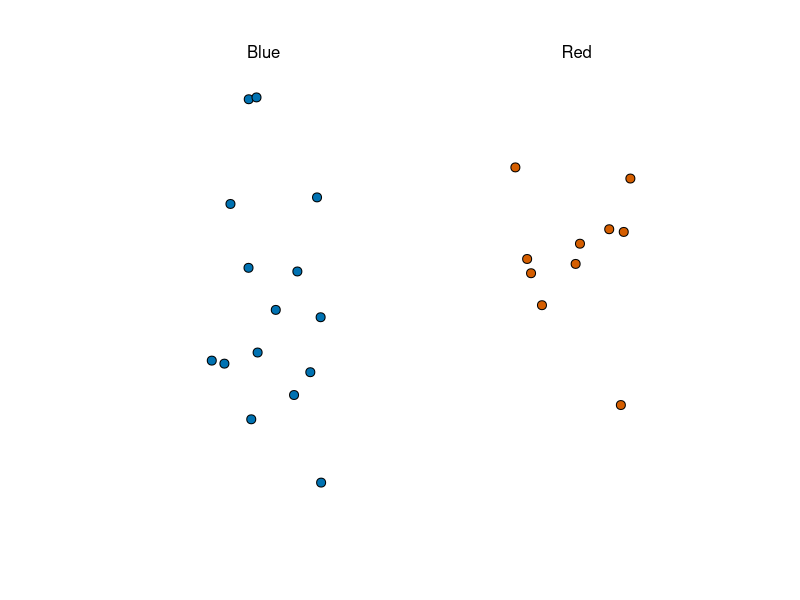
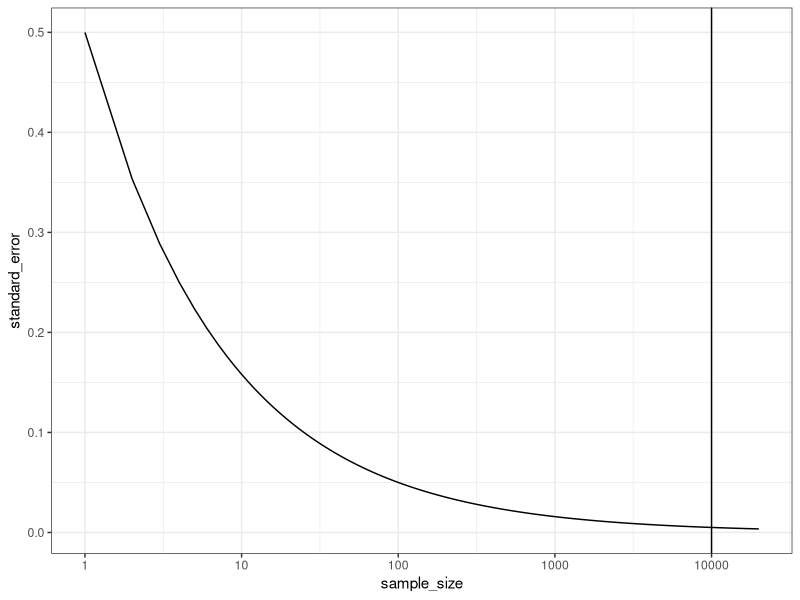
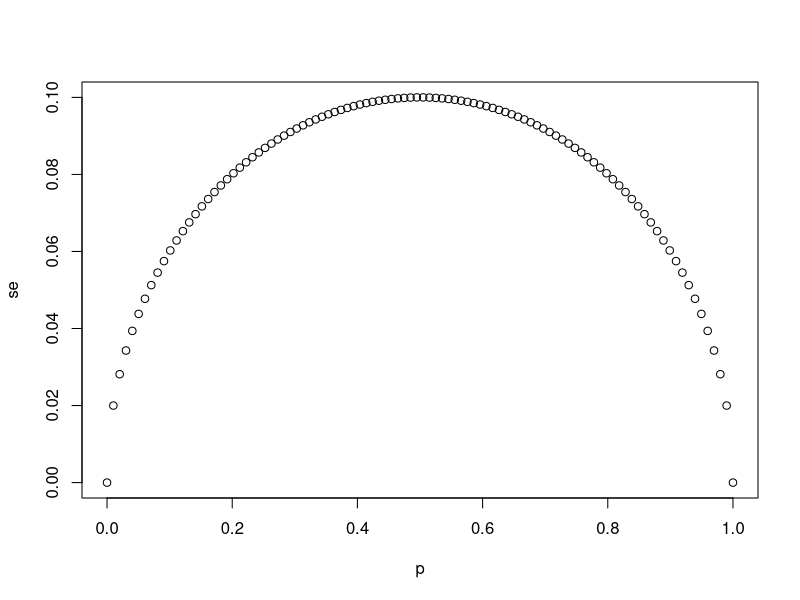
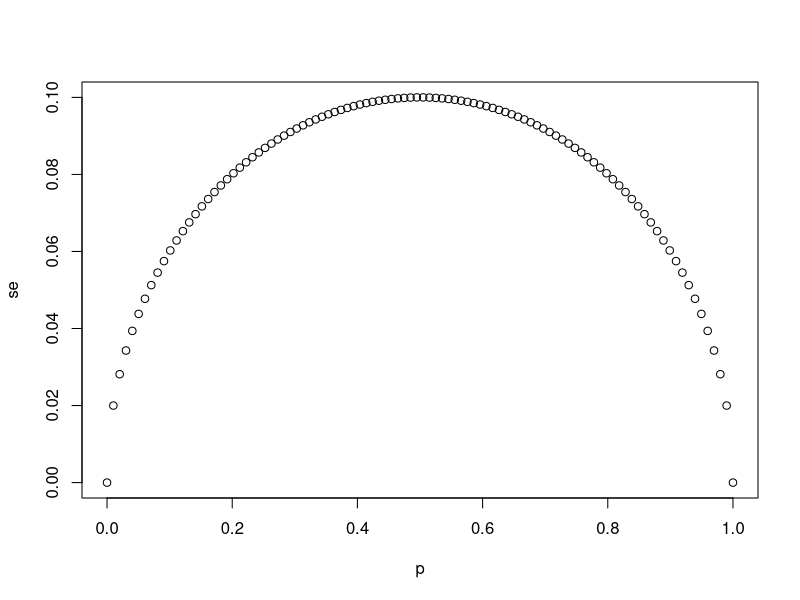
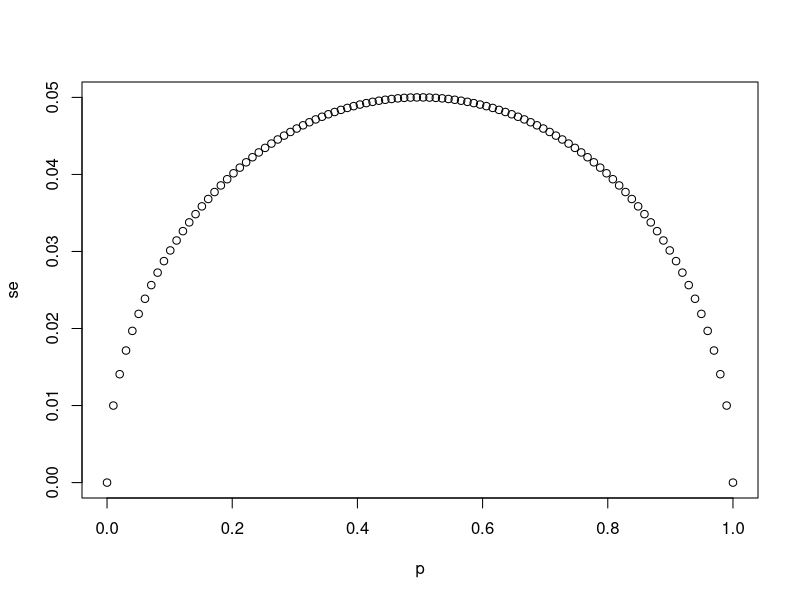
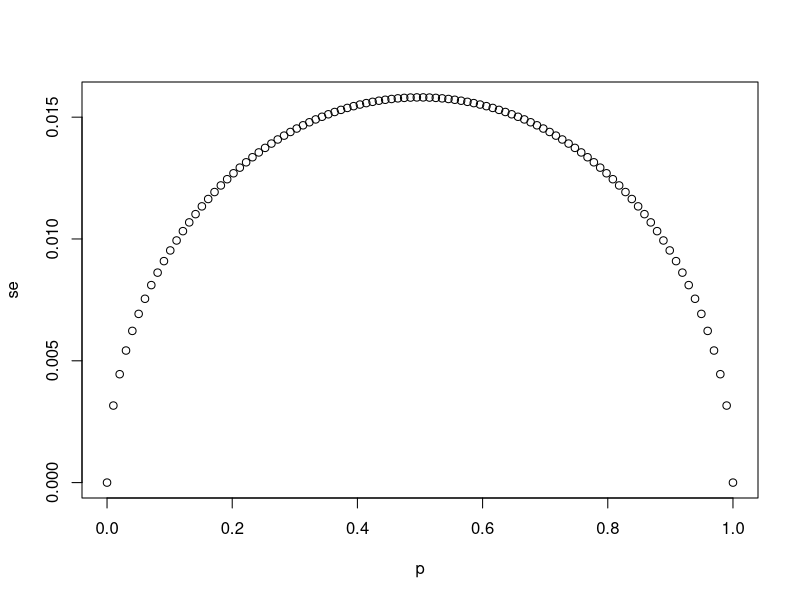
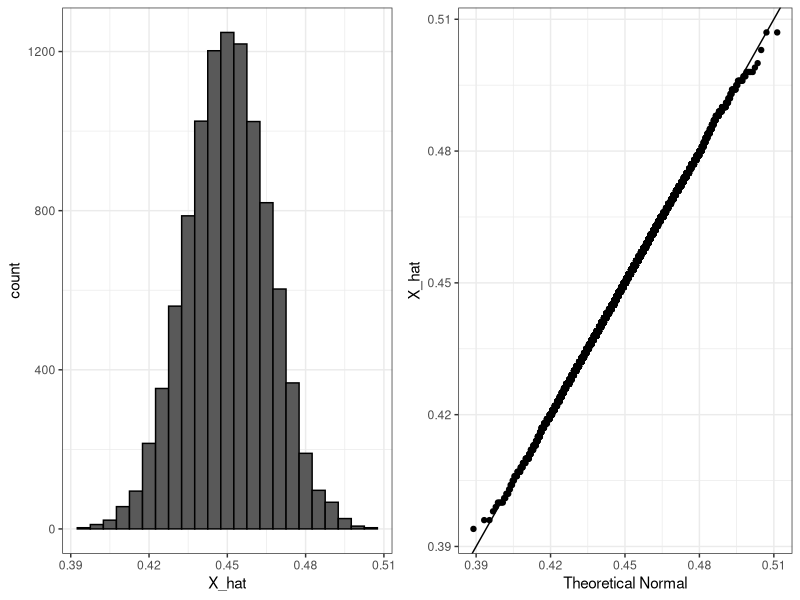
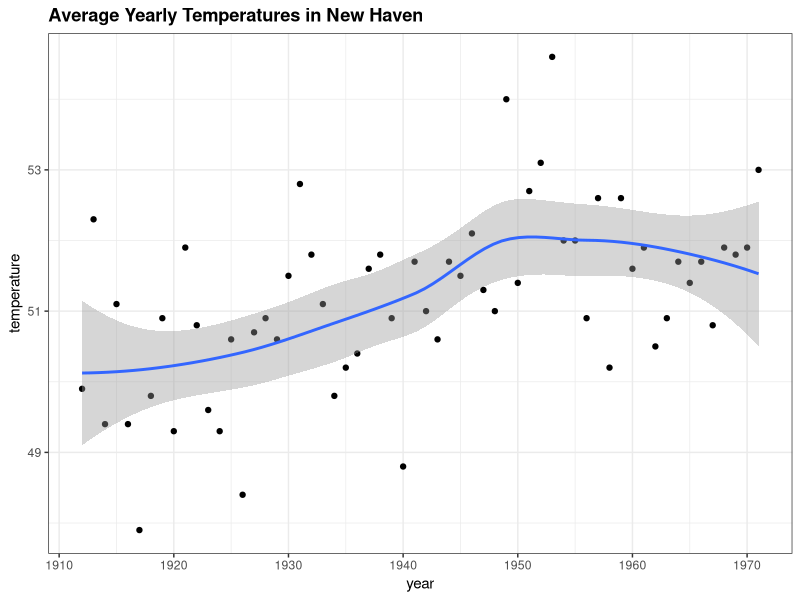

Source code (R) for these figures, in order:
## ---- chunk 1
require(dslabs)
## ---- chunk 2
library(tidyverse)
library(dslabs)
library(dplyr)
ds_theme_set()
## ---- chunk 3
take_poll(25)
## ---- chunk 4
p = 0.51
Ns <- seq(1,20000)
SE <- sqrt(p*(1-p)/Ns)
data.frame(sample_size = Ns, standard_error = SE) %>% ggplot(aes(sample_size, standard_error)) + geom_line() + scale_x_continuous(trans = "log10") + geom_vline(aes(xintercept = 10000))
## ---- chunk 5
N <- 25
p <- seq(0,1,length.out = 100)
se <- sqrt(p*(1-p)/N)
plot(p,se)
## ---- chunk 6
for(sample_sizes in c(25,100,1000)){
  se <- sqrt(p*(1-p)/sample_sizes)
  plot(p, se, ylim = c(0,max(se)))
}
## ---- chunk 7
x_hat <- 12/25
se <- sqrt(x_hat*(1-x_hat)/25)
se
## ---- chunk 8
pnorm(0.01/se) - pnorm(-0.01/se)
## ---- chunk 9
pnorm(2) - pnorm(-2)
## ---- chunk 10
x_hat <- 0.48
se <- sqrt(x_hat*(1-x_hat)/2000)
2*se
## ---- chunk 11
p <- 0.45
N <- 1000
B <- 10000
X_hat <- replicate(B, {
  X <- sample(c(0,1), size=N, replace = TRUE, prob = c(1-p, p))
  mean(X)
})
mean(X_hat)
sd(X_hat)
## ---- chunk 12
library(gridExtra)
p1 <- data.frame(X_hat = X_hat) %>% ggplot(aes(X_hat)) +
  geom_histogram(binwidth = 0.005, color = "black")
p2 <- data.frame(X_hat = X_hat) %>% ggplot(aes(sample = X_hat)) +
  stat_qq(dparams = list(mean = mean(X_hat), sd = sd(X_hat))) +
  geom_abline() +
  ylab("X_hat") +
  xlab("Theoretical Normal")
grid.arrange(p1,p2, nrow = 1)
  
## ---- chunk 13
data("nhtemp")
data.frame(year = as.numeric(time(nhtemp)), temperature=as.numeric(nhtemp)) %>%
  ggplot(aes(year, temperature)) +
  geom_point() +
  geom_smooth() +
  ggtitle("Average Yearly Temperatures in New Haven")
## ---- chunk 14
pnorm(2) - pnorm(-2)
## ---- chunk 15
z <- qnorm(0.995)
pnorm(qnorm(0.995))
pnorm(1-qnorm(0.995))
pnorm(z) - pnorm(-z)
## ---- chunk 16
p <- 0.45
N <- 1000
B <- 10000
inside <- replicate(B, {
  X <- sample(c(0,1), N, replace = TRUE, prob = c(1-p, p))
  X_hat <- mean(X)
  SE_hat <- sqrt(X_hat*(1-X_hat)/N)
  between(p, X_hat - 2*SE_hat, X_hat + 2*SE_hat)
})
mean(inside)
## ---- chunk 17
sample_CI <-replicate(100, {
  X <- sample(c(0,1), 1000, replace = TRUE, prob = c(1-p, p))
  X_hat <- mean(X)
  SE_hat <- sqrt(X_hat*(1-X_hat)/N)
  c(X_hat, X_hat - 2*SE_hat, X_hat + 2*SE_hat)
})
sample_CI <- t(sample_CI)
CI_data <- data.frame(mean = sample_CI[,1], low = sample_CI[,2], high = sample_CI[,3])
CI_data <- CI_data %>% mutate(inside = p >= low & p <= high)
CI_data %>% ggplot() + geom_segment(aes(x = low, xend=high,y=1:100, yend = 1:100, color = inside), size = 1, show.legend = FALSE) + geom_vline(aes(xintercept = 0.45), size = 1.1, color = "darkgrey") + geom_point(aes(x = mean, y = 1:100)) + xlab("Simulated Interval") + ylab("Polls")+ ggtitle("100 Simulated CIs") + theme_minimal()
## ---- chunk 18
N = 100
z = sqrt(N)*0.02/0.5
1 - (pnorm(z)-pnorm(-z))
## ---- chunk 19
d <- 0.039
Ns <- c(1298, 533, 1342, 897, 774, 254, 812, 324, 1291, 1056, 2172, 516)
p <- (d + 1)/2
confidence_intervals <- sapply(Ns, function(N) {
  X <- sample(c(0,1), size = N, replace = TRUE, prob = c(1-p, p))
  X_hat <- mean(X)
  SE_hat <- sqrt(X_hat*(1-X_hat)/N)
  2*c(X_hat, X_hat - 2*SE_hat, X_hat + 2*SE_hat)-1
})
polls <- data.frame(poll=1:ncol(confidence_intervals), 
                    t(confidence_intervals),
                      sample_size = Ns)
names(polls) <- c("poll", "estimate", "low", "high", "sample_size")
polls %>% ggplot() + geom_segment(aes(x = low, xend=high,y=poll, yend = poll), size = 1, show.legend = FALSE) + geom_vline(aes(xintercept = 0.039), size = 1.1, color = "darkgrey") +xlab("Spread (true proportion marked with grey line)")
## ---- chunk 20
d_hat <- polls %>% 
  summarize(avg = sum(estimate*sample_size)/sum(sample_size)) %>% .$avg #recall that estimate refers to the estimated spread
d_hat
## ---- chunk 21
p_hat <- (1+d_hat)/2
moe <- 2*1.96*sqrt(p_hat*(1-p_hat)/sum(polls$sample_size)) #multiply SE by 1.96 to get the components of our interval, and then by 2 to get the full margin of error

round(d_hat*100,1)
round(moe*100,1)
polls
polls %>% rbind(c(13, d_hat, d_hat - moe/2, d_hat + moe/2, sum(polls$sample_size))) %>% mutate(agg = sample_size < 10000) %>% ggplot() + geom_segment(aes(x = low, xend=high,y=poll, yend = poll, color = agg), size = 1, show.legend = FALSE) + geom_vline(aes(xintercept = 0.039), size = 1.1, color = "darkgrey") +xlab("Spread (true proportion marked with grey line)")
## ---- chunk 22
polls_us <- polls_us_election_2016 %>% filter(state == "U.S." & enddate >= "2016-10-31" & (grade %in% c("A+", "A", "A-","B") | is.na(grade))) %>% 
  mutate(spread = rawpoll_clinton/100 - rawpoll_trump/100) 
## ---- chunk 23
d_hat_2 <- polls_us %>% summarize(d_hat_2 = sum(spread * samplesize) / sum(samplesize)) %>% .$d_hat
p_hat_2 <- (d_hat+1)/2
moe_2 <- 2*1.96*sqrt(p_hat_2*(1-p_hat_2)/sum(polls_us$samplesize))
d_hat_2
moe_2
## ---- chunk 24
polls_us %>%
  ggplot(aes(spread)) +
  geom_histogram(color = "black", binwidth = 0.01)
## ---- chunk 25
polls_us %>% group_by(pollster) %>% summarize(n())
## ---- chunk 26
polls_us %>% group_by(pollster) %>%
  filter(n() >= 6) %>%
  ggplot(aes(pollster, spread)) +
  geom_point() +
  theme(axis.text.x = element_text(angle = 90, hjust = 1))
## ---- chunk 27
polls_us %>% group_by(pollster) %>% 
  summarize(se = 2*sqrt(p_hat_2*(1-p_hat_2)/median(samplesize)))
## ---- chunk 28
one_poll_per_pollster <- polls_us %>% group_by(pollster) %>% 
  filter(enddate == max(enddate)) %>% ungroup()
one_poll_per_pollster %>%
  ggplot(aes(spread)) + geom_histogram(binwidth = 0.01)
## ---- chunk 29
sd(one_poll_per_pollster$spread)
## ---- chunk 30
results <- one_poll_per_pollster %>% 
  summarize(avg = mean(spread), se = sd(spread)/sqrt(length(spread))) %>% 
  mutate(start = avg - 1.96*se, end = avg + 1.96*se)
round(results*100,1)
## ---- chunk 31
prev <- 0.00025 #the prevalence of the disease in the population
N <- 100000 #our sample population (getting the test)
outcome <- sample(c("Disease","Healthy"), N, replace = TRUE, 
                  prob = c(prev,1-prev))
N_D <-sum(outcome == "Disease")
N_D #only a few "people" have the disease since it is so rare
N_H <-sum(outcome == "Healthy")
N_H #the vast majority of the sampled "patients" are healthy
## ---- chunk 32
accuracy <- 0.99 #the accuracy of the test
test <- vector("character",N) #create a vector of length N with mode = "character"
#sample to generate test outcomes
test[outcome=="Disease"]  <- sample(c("+","-"), N_D, replace=TRUE, 
                                    prob = c(accuracy, 1 - accuracy)) 
test[outcome=="Healthy"]  <- sample(c("-","+"), N_H, replace=TRUE, 
                                    prob = c(accuracy, 1 - accuracy))
cf <- data.frame(outcome = outcome, test = test) #not necessary for table (for #s in description)
table(outcome, test)
## ---- chunk 33
mu <- 0
tau <- 0.035
sigma <- results$se
Y <- results$avg
B <- sigma^2/(sigma^2 + tau^2)
posterior_mean <- B*mu + (1-B)*Y
posterior_se <- sqrt(1/(1/sigma^2 + 1/tau^2))
posterior_mean
posterior_se #standard error
posterior_mean + c(-1.96, 1.96)*posterior_se #the 95% credible interval
## ---- chunk 34
1 - pnorm(0, posterior_mean, posterior_se)
## ---- chunk 35
set.seed(3)
J<- 6
N <- 2000
d <- .021
p <- (d + 1)/2
X <- d + rnorm(J,0,2*sqrt(p*(1-p)/N))
X
## ---- chunk 36
d <- .021
I <- 5
J <- 6
N <- 2000
X <- sapply(1:I, function(i){ ##give sapply vector, open function
  d + rnorm(J,0,2*sqrt(p*(1-p)/N)) ##define function for sapply to apply to vector
})
df_2 <- data.frame(spreads = c(sapply(1:5, function(i){X[,i]})), pollsters = c(sapply(1:5, function(i){rep(i, 6)})))
ggplot() + geom_point(aes(df_2$pollsters, df_2$spreads)) + xlab("Pollsters") + ylab("Spreads") +ylim(c(-0.06, 0.08))
## ---- chunk 37
I <- 5
J <- 6
N <- 2000
d <- .021
p <- (d + 1)/2
h <- rnorm(I, 0, 0.025)
X2 <- sapply(1:I, function(i){
  d + h[i] + rnorm(J,0,2*sqrt(p*(1-p)/N))
})
df_3 <- data.frame(spreads = c(sapply(1:5, function(i){X2[,i]})), pollsters = c(sapply(1:5, function(i){rep(i, 6)})))
ggplot() + geom_point(aes(df_3$pollsters, df_3$spreads)) + xlab("Pollsters") + ylab("Spreads") +ylim(c(-0.06, 0.08))
## ---- chunk 38
mu <- 0
tau <- 0.035
sigma <- sqrt(results$se^2 + .025^2)
Y <- results$avg
B <- sigma^2 / (sigma^2 + tau^2)

posterior_mean <- B*mu + (1-B)*Y
posterior_se <- sqrt( 1/ (1/sigma^2 + 1/tau^2))

1 - pnorm(0, posterior_mean, posterior_se)
## ---- chunk 39
results_us_election_2016 %>% top_n(5, electoral_votes)
## ---- chunk 40
results <- polls_us_election_2016 %>%
  filter(state!="U.S." & 
           !grepl("CD", state) & #returns a logical based on the pattern 
           enddate >="2016-10-31" & 
           (grade %in% c("A+","A","A-","B+") | is.na(grade))) %>%
  mutate(spread = rawpoll_clinton/100 - rawpoll_trump/100) %>%
  group_by(state) %>%
  summarize(avg = mean(spread), sd = sd(spread), n = n()) %>%
  mutate(state = as.character(state))
## ---- chunk 41
results %>% arrange(abs(avg))
## ---- chunk 42
results <- left_join(results, results_us_election_2016, by = "state")
results_us_election_2016 %>% filter(!state %in% results$state)
results <- results %>%
  mutate(sd = ifelse(is.na(sd), median(results$sd, na.rm=TRUE), sd)) #replaces the sd with the     median sd where there is only one poll
## ---- chunk 43
mu <- 0
tau <- 0.02
results %>% mutate(sigma = sd/sqrt(n), 
                   B = sigma^2 / (sd^2 + tau^2),
                   posterior_mean = B*mu + (1-B)*avg,
                   posterior_se = sqrt( 1/ (1/sigma^2 + 1/tau^2))) %>%
  arrange(abs(posterior_mean)) %>%
  ggplot(aes(avg, posterior_mean, size = n)) + geom_point() + 
  geom_abline(slope = 1, intercept = 0)
## ---- chunk 44
mu <- 0
tau <- 0.02
clinton_EV <- replicate(1000, { 
  results %>% mutate(sigma = sd/sqrt(n), 
                   B = sigma^2 / (sigma^2 + tau^2),
                   posterior_mean = B*mu + (1-B)*avg,
                   posterior_se = sqrt( 1/ (1/sigma^2 + 1/tau^2)),
                   simulated_result = rnorm(length(posterior_mean), posterior_mean, posterior_se), #creates a vector of distributed means for each state excluding RI, AK, WI, and DC
                   clinton = ifelse(simulated_result>0, electoral_votes, 0)) %>% #if 
    summarize(clinton = sum(clinton)) %>% #if the spread > 0, then Clinton gets all the electoral votes for that state, otherwise she gets zero; her total is summed
    .$clinton + 7## 7 for Rhode Island and D.C. (Alaska and WI are assumed to be losses, i.e. 0)
})
mean(clinton_EV>269) ##in what proportion of the simulated results does Clinton have enough EC votes to win?
## ---- chunk 45
data_frame(c_EV = clinton_EV) %>% ggplot(aes(c_EV)) + geom_histogram(binwidth = 1) + geom_vline(aes(xintercept = 269))
## ---- chunk 46
tau <- 0.02
bias_sd <- 0.03 #we assume that the general bias contributes an additional 3% variance (1.5% up or down)
clinton_EV_2 <- replicate(1000, {
  results %>% mutate(sigma = sqrt(sd^2/n  + bias_sd^2),  ##note the bias_sd term which is not diminished by poll number!
                   B = sigma^2 / (sigma^2 + tau^2),
                   posterior_mean = B*mu + (1-B)*avg,
                   posterior_se = sqrt( 1/ (1/sigma^2 + 1/tau^2)),
                   simulated_result = rnorm(length(posterior_mean), posterior_mean, posterior_se),
                   clinton = ifelse(simulated_result>0, electoral_votes, 0)) %>% 
    summarize(clinton = sum(clinton) + 7) %>% .$clinton ## 7 for Rhode Island and D.C.
})
mean(clinton_EV_2>269)
## ---- chunk 47
data_frame(c_EV = clinton_EV_2) %>% ggplot(aes(c_EV)) + geom_histogram(binwidth = 1) + geom_vline(aes(xintercept = 269))
## ---- chunk 48
one_pollster <- polls_us_election_2016 %>% 
  filter(pollster == "Ipsos" & state == "U.S.") %>% 
  mutate(spread = rawpoll_clinton/100 - rawpoll_trump/100)
## ---- chunk 49
se <- one_pollster %>% 
  summarize(empirical = sd(spread), 
            theoretical = 2*sqrt(mean(spread)*(1-mean(spread))/min(samplesize)))
se
## ---- chunk 50
one_pollster %>% ggplot(aes(spread)) + 
  geom_histogram(binwidth = 0.01, color = "black")
## ---- chunk 51
polls_us_election_2016 %>%
  filter(state == "U.S." & enddate>="2016-07-01") %>%
  group_by(pollster) %>%
  filter(n()>=10) %>%
  ungroup() %>%
  mutate(spread = rawpoll_clinton/100 - rawpoll_trump/100) %>%
  ggplot(aes(enddate, spread)) + 
  geom_smooth(method = "loess", span = 0.1) + 
  geom_point(aes(color=pollster), show.legend = FALSE, alpha=0.6) 
## ---- chunk 52
polls_us_election_2016 %>%
  filter(state == "U.S." & enddate>="2016-07-01") %>%
  select(enddate, pollster, rawpoll_clinton, rawpoll_trump) %>%
  rename(Clinton = rawpoll_clinton, Trump = rawpoll_trump) %>%
  gather(candidate, percentage, -enddate, -pollster) %>% 
  mutate(candidate = factor(candidate, levels = c("Trump","Clinton")))%>%
  group_by(pollster) %>%
  filter(n()>=10) %>%
  ungroup() %>%
  ggplot(aes(enddate, percentage, color = candidate)) +  
  geom_point(show.legend = FALSE, alpha=0.4)  + 
  geom_smooth(method = "loess", span = 0.15) +
  scale_y_continuous(limits = c(30,50))
## ---- chunk 53
data(heights)
x <- heights %>% filter(sex == "Male") %>%
  .$height
set.seed(1)
mu <- mean(x)
N <- 15
B <- 10
res <- replicate(B, {
  i <- sample(x, N, replace = TRUE)
  interval <- c(qnorm(0.025, mean = mean(i), sd = sd(i)/sqrt(N)), qnorm(0.975, mean = mean(i), sd = sd(i)/sqrt(N)))
  between(mu, interval[1], interval[2])
})
mean(res)
## ---- chunk 54
mu <- mean(x)
set.seed(1)
N <- 15
B <- 10000
res <- replicate(B, {
  i <- sample(x, N, replace = TRUE)
  interval <- c(mean(i) - qt(0.975,df=N-1)*sd(i)/sqrt(N), mean(i) + qt(0.975,df=N-1)*sd(i)/sqrt(N))
  between(mu, interval[1], interval[2])
})
mean(res)
